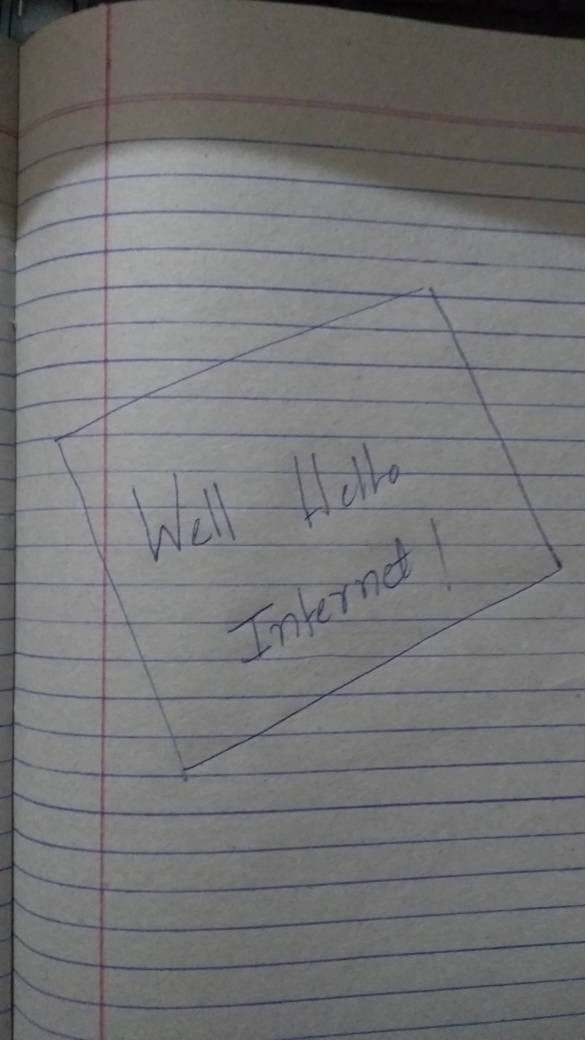
#> input picture DocumentScanner/test.jpg, 2340 x 4160 px (shown at 1/4 size)
$ python scan_canny.py --image test.jpg   (older library calls are emulated)
#> lines starting #> are read from the running program, lines starting #| are printed output that depends on the picture; after the words box and inside, x2 and y2 are one past the last pixel; in counts of white or black regions, pixels touching at a corner belong together
### DocumentScanner/transform.py
import numpy as np
import cv2

def order_points(pts):
    #initialize the points in order, tl, tr, br and bl
    rect = np.zeros((4,2), dtype = "float32")

    s = np.sum(pts,axis = 1)

    rect[0] = pts[np.argmax(s)]
    rect[2] = pts[np.argmin(s)]

    diff = np.diff(pts,axis=1)
    rect[1] = pts[np.argmin(diff)]
    rect[3] = pts[np.argmax(diff)]

    return rect

def four_point_transform(image, pts):

    rect = order_points(pts)
    (tl, tr, br, bl) = rect

    #Calculate the width of the new image
    #Maximum of the distance between tl, tr or br,bl

    widthA = np.sqrt(((br[0] - bl[0]) ** 2) + ((br[1] - bl[1]) ** 2))
    widthB = np.sqrt(((tr[0] - tl[0]) ** 2) + ((tr[1] - tl[1]) ** 2))
    maxWidth = max(int(widthA), int(widthB))

    #Similiarly Calculate the max height

    heightA = np.sqrt(((tr[0] - br[0]) ** 2) + ((tr[1] - br[1]) ** 2))
    heightB = np.sqrt(((tl[0] - bl[0]) ** 2) + ((tl[1] - bl[1]) ** 2))
    maxHeight = max(int(heightA), int(heightB))

    # now that we have the dimensions of the new image, construct
	# the set of destination points to obtain a "birds eye view",
	# (i.e. top-down view) of the image, again specifying points
	# in the top-left, top-right, bottom-right, and bottom-left
	# order
    dst = np.array([
        [0, 0],
        [maxWidth - 1, 0],
        [maxWidth - 1, maxHeight - 1],
        [0, maxHeight - 1]], dtype = "float32")


    # compute the perspective transform matrix and then apply it
    M = cv2.getPerspectiveTransform(rect, dst)
    warped = cv2.warpPerspective(image, M, (maxWidth, maxHeight))

	# return the warped image
    return warped

### DocumentScanner/scan_canny.py
from transform import  four_point_transform
import numpy as np
import cv2
import argparse as ap
from matplotlib import  pyplot as plt
from skimage.filters import threshold_local
import mahotas
import imutils


ap = ap.ArgumentParser()
ap.add_argument("-i", "--image", help="Path to image")
#ap.add_argument("-c", "--coord", help="Coordinates of the rectangle")

args = vars(ap.parse_args())

image = cv2.imread(args["image"])
#> image is the input picture: shape (4160, 2340, 3); mean B, G, R 116.9, 116, 115.8

r = 600.0/image.shape[1]
#> r = 0.256

dim = (600, int(image.shape[0]*r))
#> dim = (600, 1066)

image = cv2.resize(image,dim, interpolation = cv2.INTER_AREA)
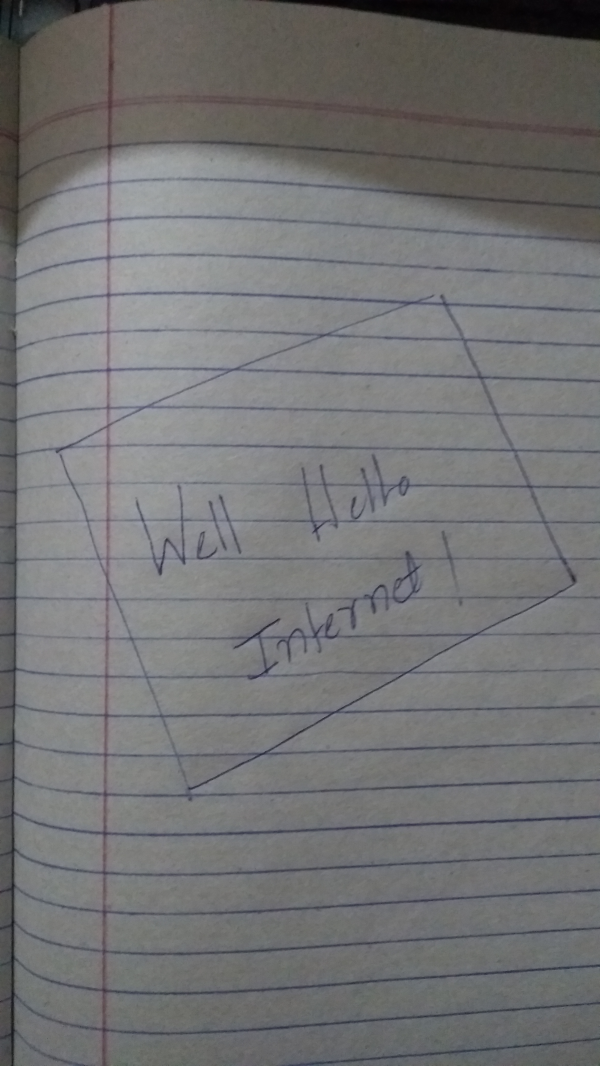
#> image: shape (1066, 600, 3); mean B, G, R 116.9, 116, 115.8
cv2.imshow("Orignal", image)

gray = cv2.cvtColor(image, cv2.COLOR_BGR2GRAY)

blurred = cv2.GaussianBlur(gray,(5,5),0)

edged = cv2.Canny(blurred, 75, 200)
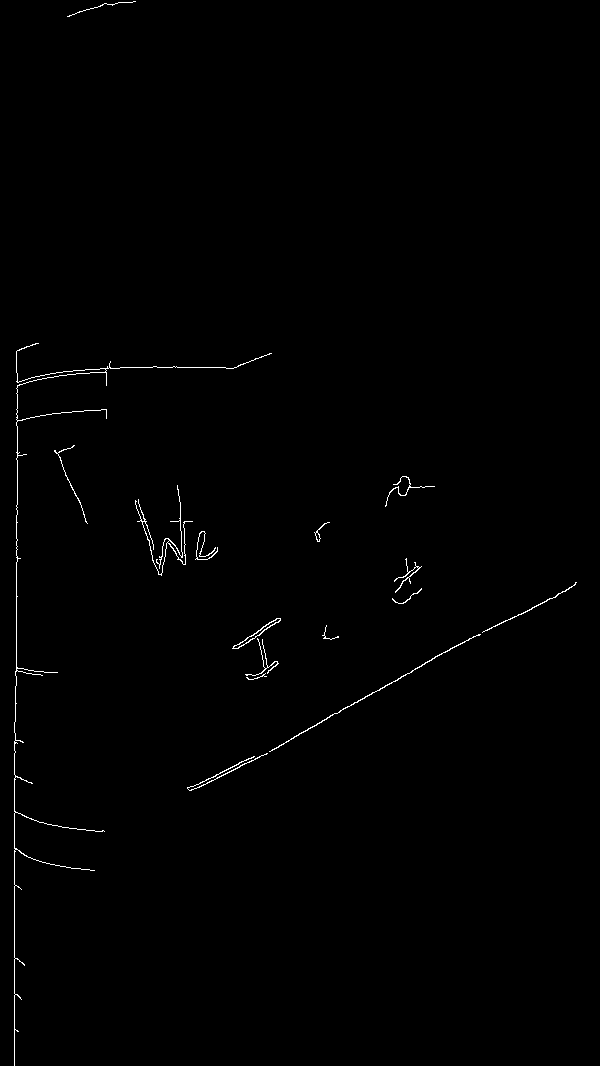
#> edged: shape (1066, 600); 0.57% white in thin lines or dots

cv2.imshow("Canny", edged)


cv2.waitKey(0)

cnts, hierarchy = cv2.findContours(edged.copy(), cv2.RETR_LIST, cv2.CHAIN_APPROX_SIMPLE)
#> cnts = 19 contours, 5 with area under 20; largest, box (x1, y1, x2, y2) and area: (232, 618, 281, 649) 196, (233, 618, 281, 649) 144, (269, 634, 481, 752) 101, (14, 343, 272, 1066) 74, (135, 485, 193, 576) 54
cnts = sorted(cnts, key = cv2.contourArea, reverse = True)[:5]
#> cnts = 5 contours; box (x1, y1, x2, y2) and area: (232, 618, 281, 649) 196, (233, 618, 281, 649) 144, (269, 634, 481, 752) 101, (14, 343, 272, 1066) 74, (135, 485, 193, 576) 54
# loop over the contours
for c in cnts:
	# approximate the contour
	peri = cv2.arcLength(c, True)
	approx = cv2.approxPolyDP(c, 0.02 * peri, True)
	# if our approximated contour has four points, then we
	# can assume that we have found our screen
	if len(approx) == 4:
		screenCnt = approx
		break
#> this loop made 2 passes
#> (peri, screenCnt) on pass 2: (119.4, [[280, 619], [244, 644], [233, 647], [270, 622]])
#> (peri, approx) on pass 1: (122.6, [[280, 618], [232, 648], [248, 642]])
# show the contour (outline) of the piece of paper
cv2.drawContours(image, [screenCnt], -1, (0, 255, 0), 2)
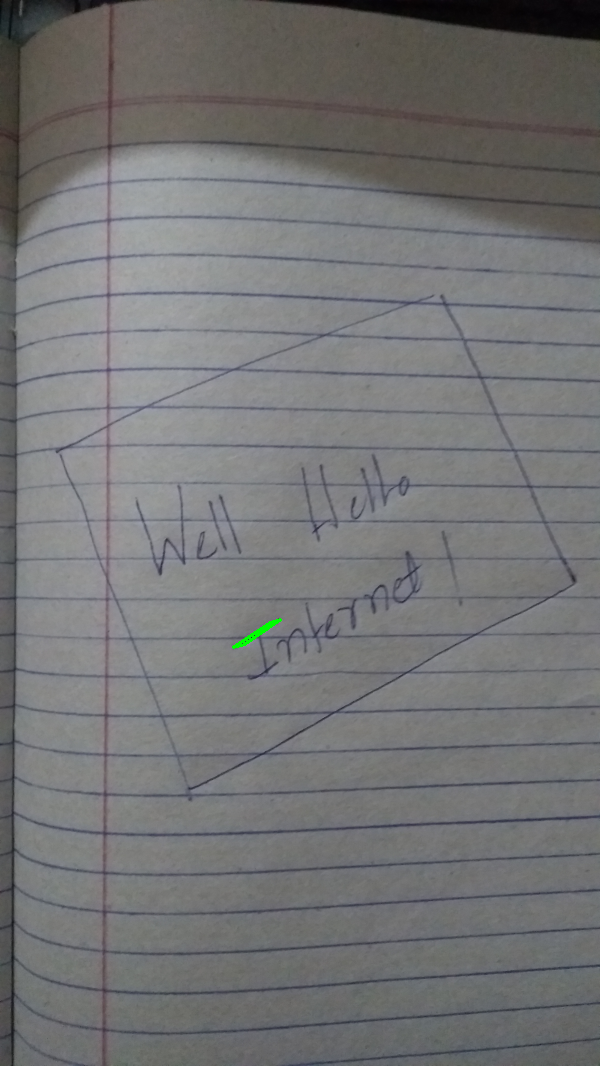
#> image: shape (1066, 600, 3); 0.05% of pixels changed, all inside (x1, y1, x2, y2) = (232, 618, 282, 649)
cv2.imshow("Outline", image)
cv2.waitKey(0)


warped = four_point_transform(image, screenCnt.reshape(4,2))
#> in order_points, `s = np.sum(pts,axis = 1)`: s = [899, 888, 880, 892]
#> in order_points, `diff = np.diff(pts,axis=1)`: diff = [339, 400, 414, 352]
#> in four_point_transform, `rect = order_points(pts)`: rect = [[280, 619], [280, 619], [233, 647], [233, 647]]
#> in four_point_transform, `(tl, tr, br, bl) = rect`: tl = [280, 619]; br = [233, 647]
#> in four_point_transform, `widthA = np.sqrt(((br[0] - bl[0]) ** 2) + ((br[1] - bl[1]) ** 2))`: widthA = 0
#> in four_point_transform, `heightA = np.sqrt(((tr[0] - br[0]) ** 2) + ((tr[1] - br[1]) ** 2))`: heightA = 54.71
#> in four_point_transform, `maxHeight = max(int(heightA), int(heightB))`: maxHeight = 54
#> in four_point_transform, `dst = np.array([ [0, 0], [maxWidth - 1, 0], [maxWidth - 1, maxHeight -..`: dst = [[0, 0], [-1, 0], [-1, 53], [0, 53]]
#> in four_point_transform, `M = cv2.getPerspectiveTransform(rect, dst)`: M = [[-0.000758, -0.00127, 0.999], [-2.95e-05, -4.95e-05, 0.0389], [-1.04e-07, -1.75e-07, 0.000137]]

warped = cv2.cvtColor(warped, cv2.COLOR_BGR2GRAY)
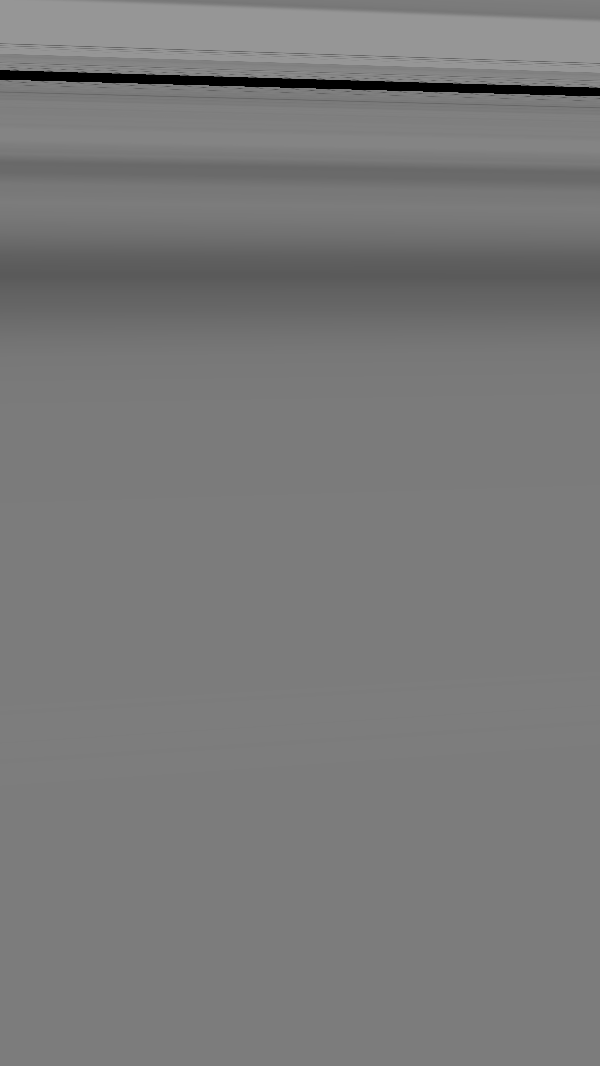
#> warped: shape (1066, 600); min 0, max 150, mean 121.4
T = threshold_local(warped, 11, offset = 10, method = "gaussian")
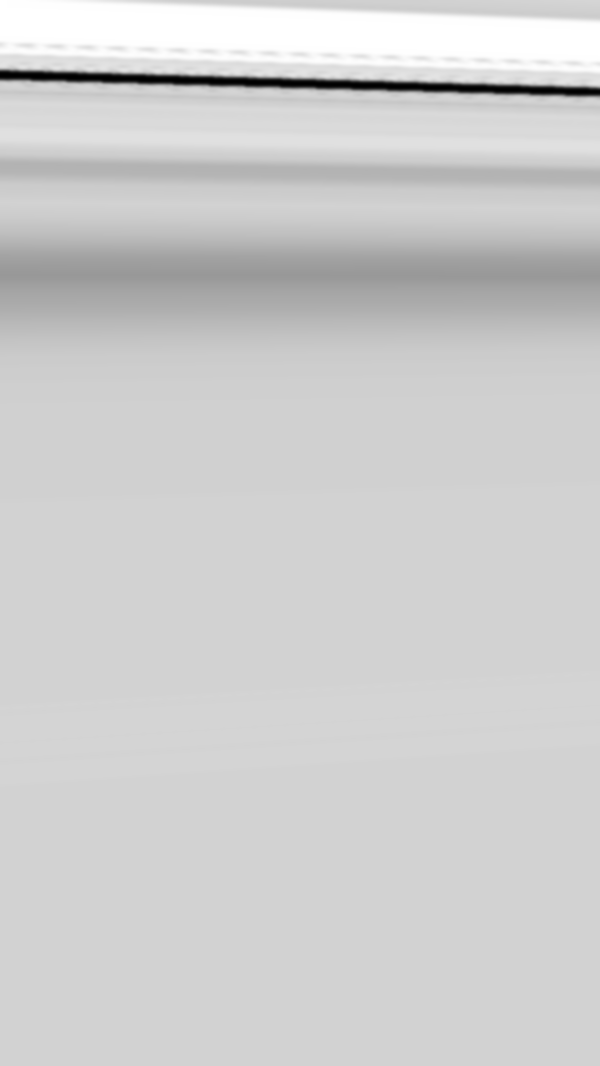
#> T: shape (1066, 600) float64; min -9.61, max 140, mean 111.4; drawn with min black and max white
warped = (warped > T).astype("uint8") * 255
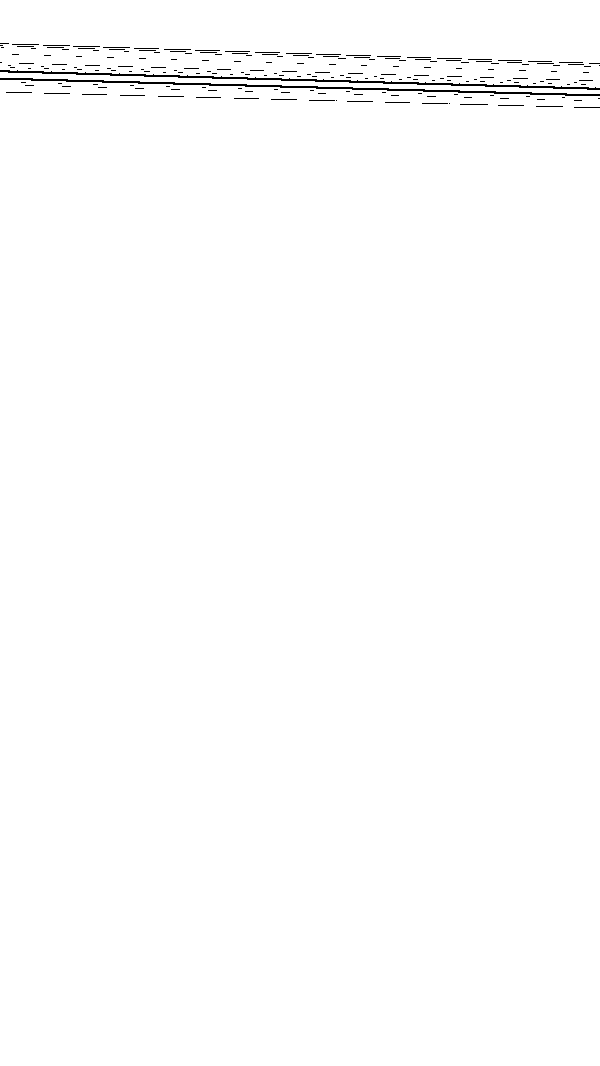
#> warped: shape (1066, 600); 99.3% white; black in thin lines or dots, all inside (x1, y1, x2, y2) = (0, 43, 600, 108)
# show the original and scanned images
print("STEP 3: Apply perspective transform")
cv2.imshow("Original", imutils.resize(image, height = 650))
cv2.imshow("Scanned", imutils.resize(warped, height = 650))
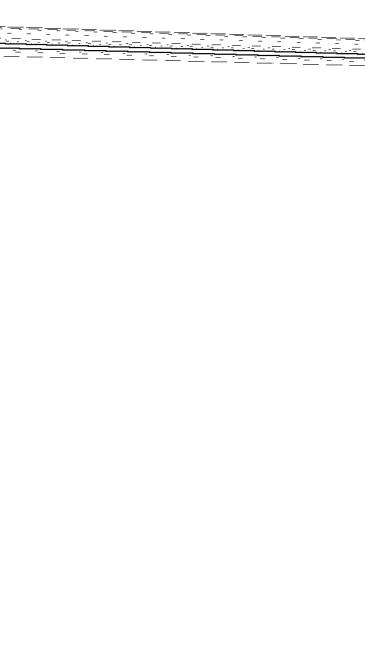
#> window 'Scanned': shape (650, 365); min 0, max 255, mean 253.2
cv2.waitKey(0)
